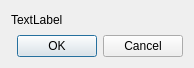
<?xml version="1.0" encoding="UTF-8"?>
<ui version="4.0">
 <class>group_editor</class>
 <widget class="QWidget" name="group_editor">
  <property name="geometry">
   <rect>
    <x>0</x>
    <y>0</y>
    <width>194</width>
    <height>68</height>
   </rect>
  </property>
  <property name="windowTitle">
   <string>Group editor</string>
  </property>
  <property name="windowIcon">
   <iconset resource="../resources.qrc">
    <normaloff>:/icons/TreeView/Group.png</normaloff>:/icons/TreeView/Group.png</iconset>
  </property>
  <layout class="QVBoxLayout" name="verticalLayout">
   <item>
    <widget class="QLabel" name="_label_num_children">
     <property name="text">
      <string>TextLabel</string>
     </property>
    </widget>
   </item>
   <item>
    <widget class="QDialogButtonBox" name="_buttonbox">
     <property name="standardButtons">
      <set>QDialogButtonBox::Cancel|QDialogButtonBox::Ok</set>
     </property>
    </widget>
   </item>
  </layout>
 </widget>
 <resources>
  <include location="../resources.qrc"/>
 </resources>
 <connections/>
</ui>
